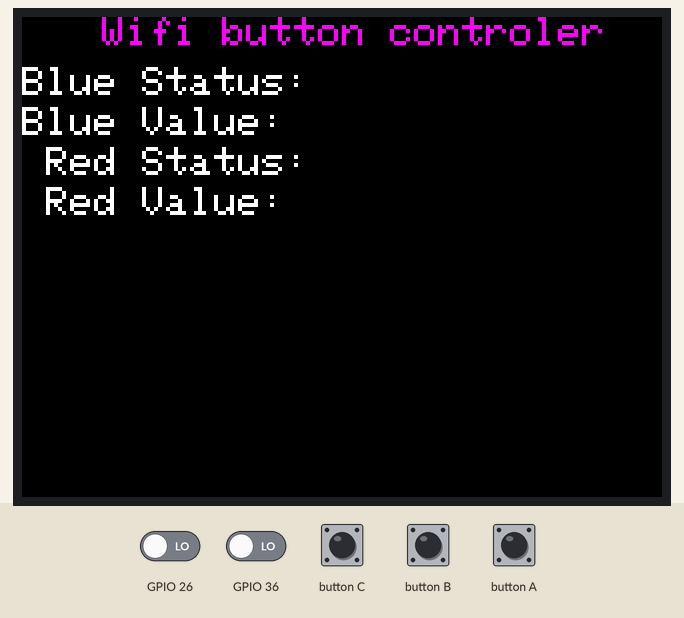
Recording of a sketch running on a simulated ESP32. Shown: 320×240 colour display. The test bench sets the inputs (shaded band); at power-on: GPIO 26 LOW, GPIO 36 LOW. WiFi joins after 1.5 s; servers stay silent unless stated; what the sketch prints to the serial monitor is not drawn.

Above: at 5.9 s.
6.0 s: GPIO 26 driven HIGH
At 6.5 s:
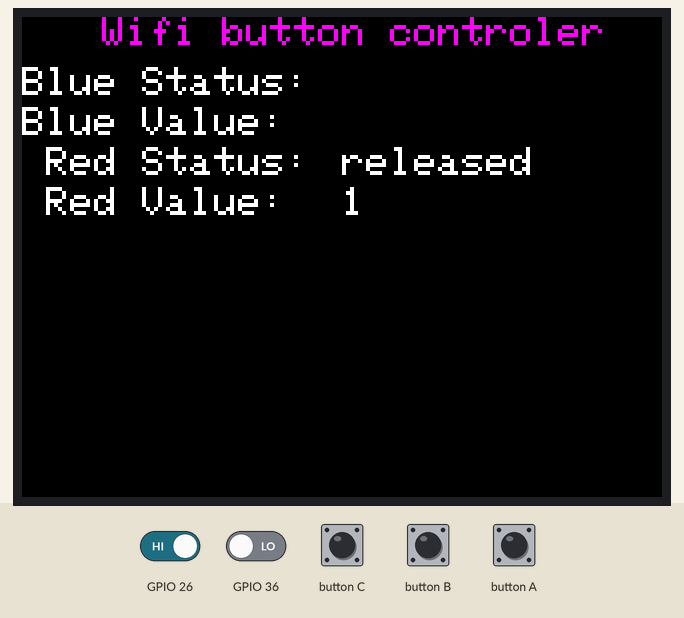
7.5 s: GPIO 26 driven LOW
At 8.7 s:
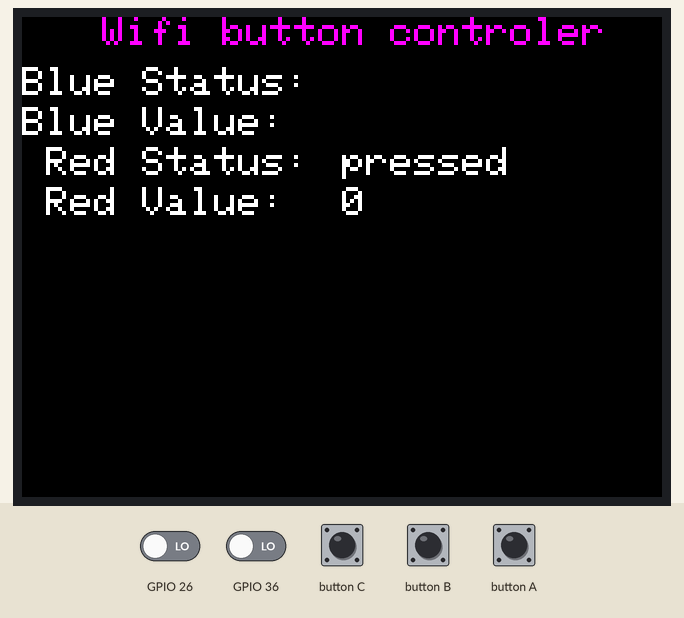
9.0 s: GPIO 36 driven HIGH
At 9.9 s:
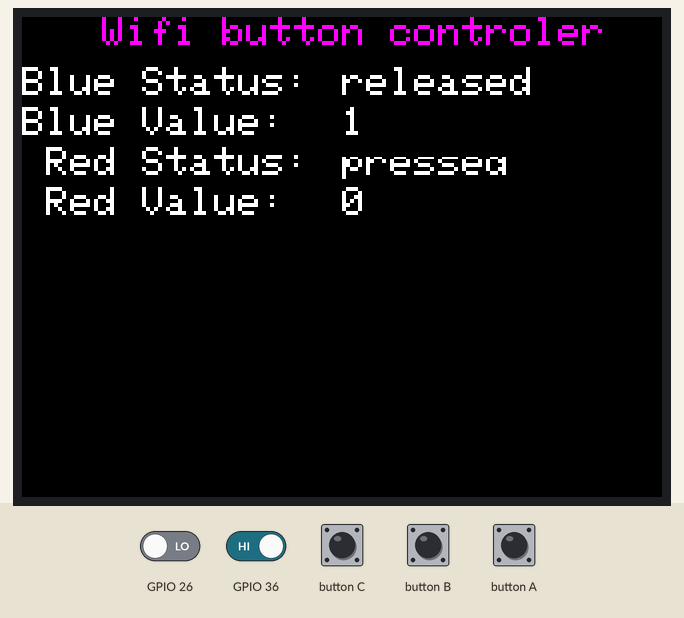
10.5 s: GPIO 36 driven LOW
At 11.1 s:
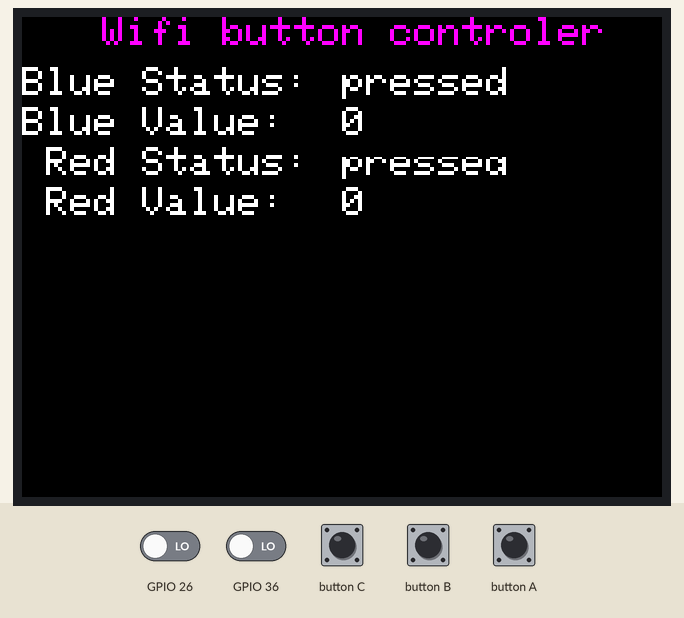
12.0 s: GPIO 26 driven HIGH and GPIO 36 driven HIGH
At 12.4 s:
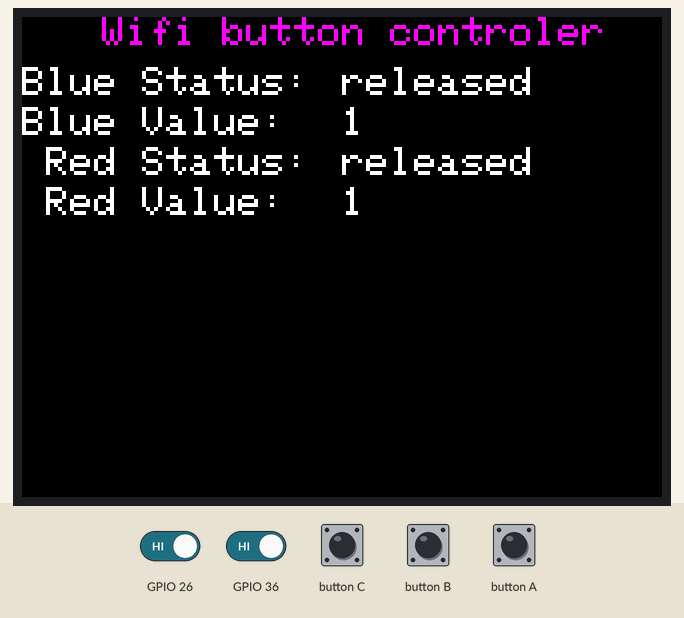
13.5 s: GPIO 26 driven LOW and GPIO 36 driven LOW
At 14.8 s:
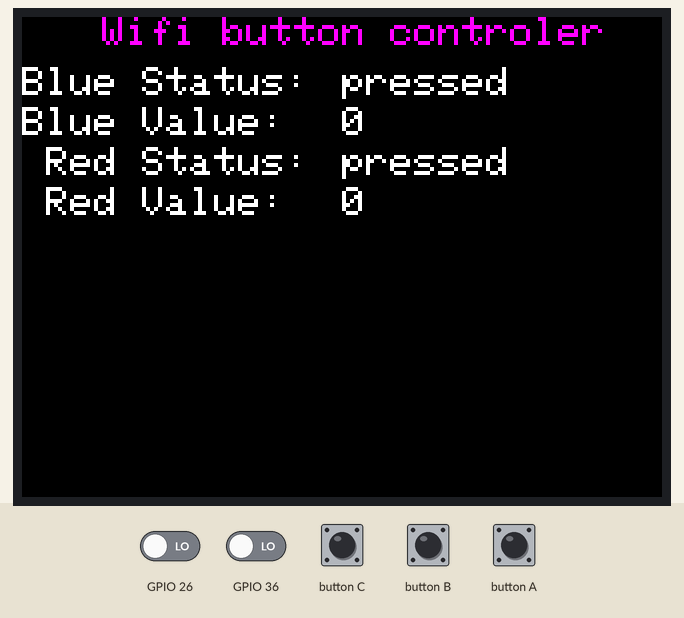
Timing chart, 0 to 16.0 s (numbered marks = the images above; inputs shaded):
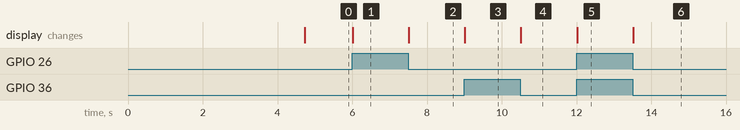

The sketch:

wifi_client.ino
```cpp
/*
    Description: Read the button status of DUAL BUTTON Unit and display it on the screen.
*/
#include <M5Stack.h>
#include <WiFi.h>
#include <WiFiUdp.h>
const char* ssid = "m5stack_server"; //9文字以上。SoftAPモードM5StackのSSIDに書き換えてください
const char* password = "serverserver"; //9文字以上。SoftAPモードM5Stackのパスワードに書き換えてください

const char * to_udp_address = "192.168.4.1"; //送信先のIPアドレス
const int to_udp_port = 55555; //送信相手のポート番号
const int my_server_udp_port = 55556; //開放する自ポート

WiFiUDP udp;
boolean connected = false;
boolean isSet_send_data = false;

int last_value_red = 0;
int cur_value_red = 0;
int last_value_blue = 0;
int cur_value_blue = 0;

void setup() {
  // init lcd
  M5.begin();
  Serial.begin(115200);
  delay(1000);
  connectToWiFi();
  while(!connected){
    delay(1);
  }
  M5.Power.begin();
  pinMode(26, INPUT);
  pinMode(36, INPUT);
  M5.Lcd.clear(BLACK);
  M5.Lcd.setTextColor(PINK);
  M5.Lcd.setTextSize(2);
  M5.Lcd.setCursor(40, 0);
  M5.Lcd.println("Wifi button controler");
  M5.Lcd.setTextColor(WHITE);
}

void loop() {
  isSet_send_data = true;
  sendUDP();
  cur_value_red = digitalRead(26);
  cur_value_blue = digitalRead(36);

  M5.Lcd.setCursor(0,25); M5.Lcd.print("Blue Status: ");
  M5.Lcd.setCursor(0,45); M5.Lcd.print("Blue Value: ");
  M5.Lcd.setCursor(0,65); M5.Lcd.print(" Red Status: ");
  M5.Lcd.setCursor(0,85); M5.Lcd.print(" Red Value: ");
  isSet_send_data = true;
  if(cur_value_blue != last_value_blue){
    // isSet_send_data = true;
    // sendUDP();
    M5.Lcd.fillRect(160,25,100,25,BLACK);
    M5.Lcd.fillRect(160,45,100,25,BLACK);
    if(cur_value_blue==0){
     M5.Lcd.setCursor(160,25); M5.Lcd.print("pressed");
     M5.Lcd.setCursor(160,45); M5.Lcd.print("0");
     Serial.println("Button Status: blue pressed");
     Serial.println(" value: 0");
    }
    else{
      M5.Lcd.setCursor(160,25); M5.Lcd.print("released");
      M5.Lcd.setCursor(160,45); M5.Lcd.print("1");
      Serial.println("Button Status: blue released");
      Serial.println(" value: 1");
    }
      last_value_blue = cur_value_blue;
  }

    if(cur_value_red != last_value_red){
      // isSet_send_data = true;
      // sendUDP();
      M5.Lcd.fillRect(160,65,100,25,BLACK);
      M5.Lcd.fillRect(160,85,100,25,BLACK);
      if(cur_value_red==0){
        M5.Lcd.setCursor(160,65); M5.Lcd.print("pressed");
        M5.Lcd.setCursor(160,85); M5.Lcd.print("0");
        Serial.println("Button Status: red pressed");
        Serial.println(" value: 0");
      }
      else{
        M5.Lcd.setCursor(160,65); M5.Lcd.print("released");
        M5.Lcd.setCursor(160,85); M5.Lcd.print("1");
        Serial.println("Button Status: red released");
        Serial.println(" value: 1");
      }
      last_value_red = cur_value_red;
  }

  M5.update();
}


void sendUDP(){
  if(isSet_send_data){
    udp.beginPacket(to_udp_address, to_udp_port);
    udp.write((uint8_t)cur_value_red);
    udp.write((uint8_t)cur_value_blue);
    //Serial.printf("send_position=%d, send_color_num=%d\r\n", send_position, send_color_num);
    udp.endPacket();
    isSet_send_data = false;
  }
}

void connectToWiFi(){
  Serial.println("Connecting to WiFi network: " + String(ssid));
  WiFi.disconnect(true, true);
  delay(1000);
  WiFi.onEvent(WiFiEvent);
  WiFi.begin(ssid, password);
  Serial.println("Waiting for WIFI connection...");
}

void WiFiEvent(WiFiEvent_t event){
  IPAddress myIP = WiFi.localIP();
  switch(event) {
    case SYSTEM_EVENT_STA_GOT_IP:
      Serial.println("WiFi connected!");
      Serial.print("My IP address: ");
      Serial.println(myIP);
      //udp.begin関数は自サーバーの待ち受けポート開放する関数である
      udp.begin(myIP, my_server_udp_port);
      delay(1000);
      connected = true;
      break;
    case SYSTEM_EVENT_STA_DISCONNECTED:
      Serial.println("WiFi lost connection");
      connected = false;
      break;
    default:
      break;
  }
}
```

Measured:
- after the input at 6.0 s, the display: changes at once (image 1)
- after the input at 7.5 s, the display: changes at once (image 2)
- after the input at 9.0 s, the display: changes at once (image 3)
- after the input at 10.5 s, the display: changes at once (image 4)
- after the input at 12.0 s, the display: changes at once (image 5)
- after the input at 13.5 s, the display: changes at once (image 6)
